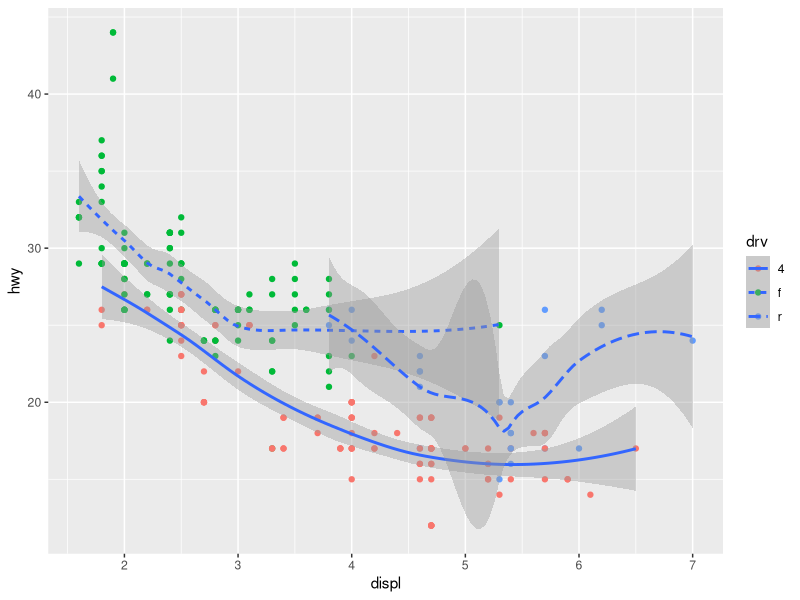
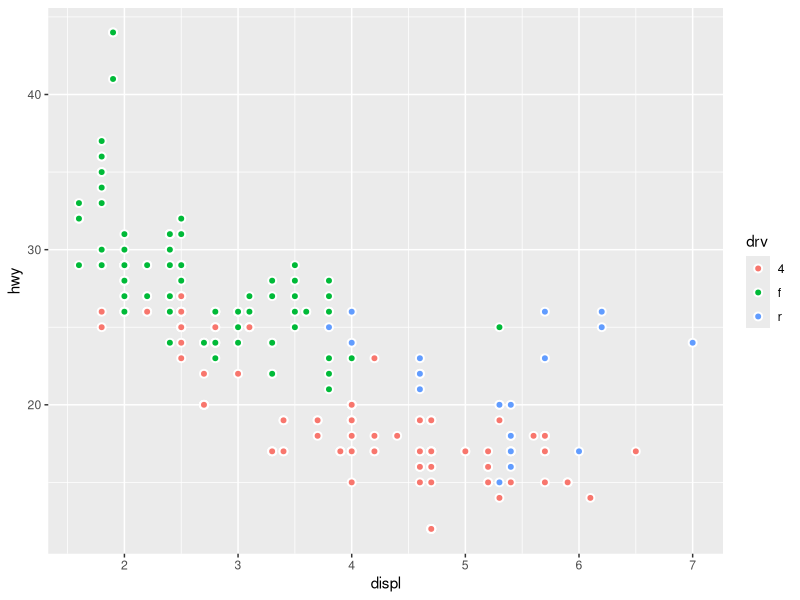

R code for these plots, in order:
# importing libraries
library(tidyverse)
library(ggplot2)

# importing data
mpg = ggplot2::mpg

# customize two plots
ggplot2::ggplot(data = mpg, mapping = aes(x = displ, y = hwy, linetype = drv)) + 
  geom_point(mapping = aes(x = displ, y = hwy, color = drv)) + 
  geom_smooth()

ggplot2::ggplot(data = mpg, mapping = aes(x = displ, y = hwy)) + 
  geom_point(mapping = aes(x = displ, y = hwy, fill=drv),
             shape =21, color='white', size = 2, stroke=1)
